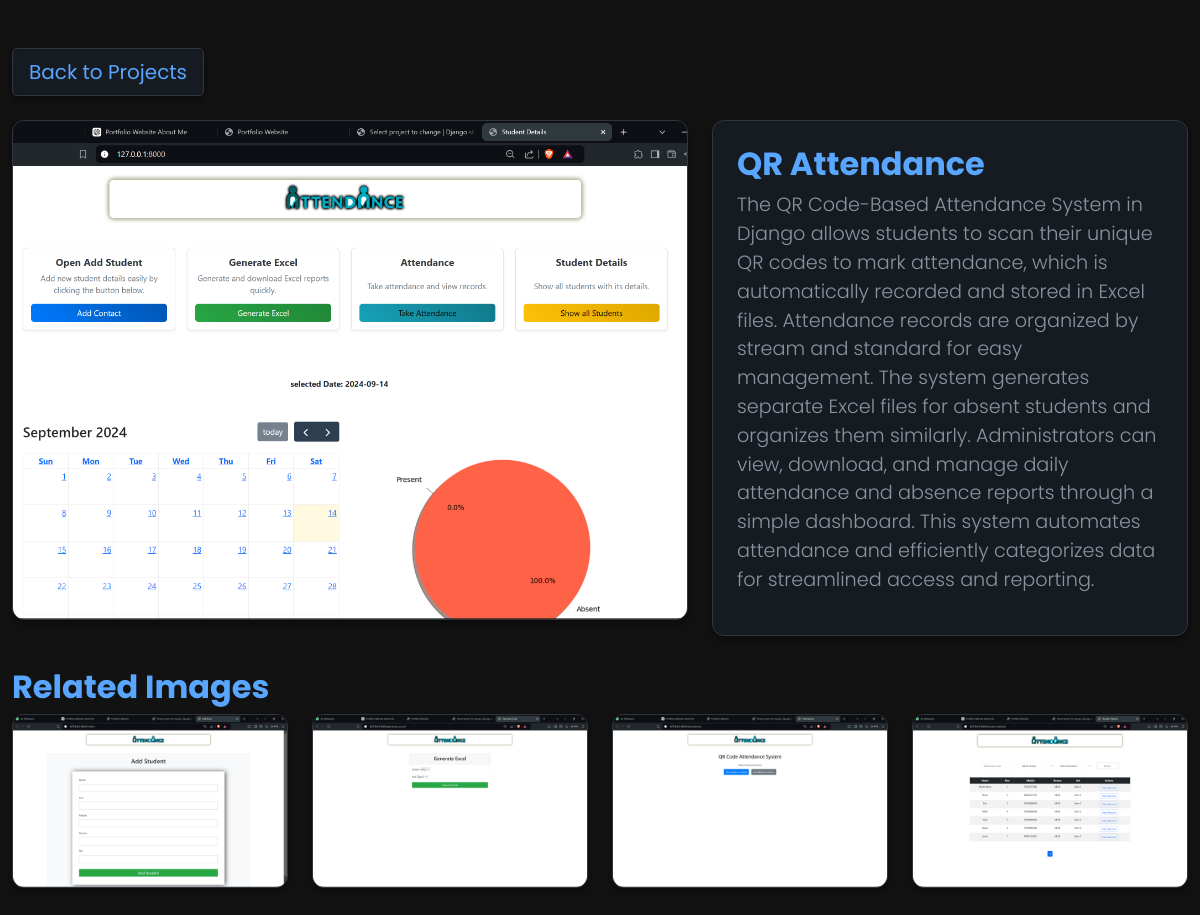
Screenshot of /project/2/ with the database file from the repository.
### home/models.py (models this page shows, shortened)
class Project(models.Model):
    name = models.CharField(max_length=200)
    description = models.TextField()
    image = models.ImageField(upload_to='projects/')

class ProjectImage(models.Model):
    project = models.ForeignKey(Project, related_name='images', on_delete=models.CASCADE)
    image = models.ImageField(upload_to='project_images/')

### home/views.py (the view)
# urls.py: path('project/<int:pk>/', views.project_detail, name='project_detail'),
def project_detail(request, pk):
    project = get_object_or_404(Project, pk=pk)
    return render(request, 'home/project_detail.html', {'project': project})

### home/templates/home/project_detail.html (shortened to what this page needs)
<!DOCTYPE html>
<html lang="en">
<head>
    {% load static %}
    <link rel="stylesheet" href="{% static 'assets/css/styles.css' %}">
    <link href='https://cdn.jsdelivr.net/npm/boxicons@2.0.5/css/boxicons.min.css' rel='stylesheet'>
    <link href='https://unpkg.com/boxicons@latest/css/boxicons.min.css' rel='stylesheet'>
    <link href="https://cdn.jsdelivr.net/npm/bootstrap@5.0.2/dist/css/bootstrap.min.css" rel="stylesheet">
</head>
<body>
<section class="project-details section py-5" id="project-details">
    <div class="container">
        <div class="row mb-4">
            <div class="col text-start">
                <a href="{% url 'home' %}" class="btn btn-lg back-button shadow-custom">
                     Back to Projects
                </a>
            </div>
        </div>
        <div class="row">
            <div class="col-md-7 mb-4">
                <div class="card white-card shadow-custom main-image">
                    <img src="{{ project.image.url }}" class="card-img-top" alt="{{ project.name }}">
                </div>
            </div>
            <div class="col-md-5">
                <div class="card shadow-custom p-4">
                    <h2 class="section-head">{{ project.name }}</h2>
                    <p class="lead">{{ project.description }}</p>
                </div>
            </div>
        </div>
         {% if project.images.all %}
        <div class="row mt-4">
            <h3 class="section-head">Related Images</h3>
            {% for image in project.images.all %}
                <div class="col-md-3 col-sm-6 mb-3">
                    <div class="card shadow-custom">
                        <img src="{{ image.image.url }}" class="card-img-top" alt="Related image" data-bs-toggle="modal" data-bs-target="#imageModal{{ forloop.counter }}">
                    </div>
                </div>
            {% endfor %}
        </div>
        {% endif %}
    </div>
</section>
</body>
</html>

### static/assets/css/styles.css (style rules this page uses)
:root { --header-height: 3rem; --font-semi: 600; --hue-color: 224; --first-color: hsl(var(--hue-color), 89%, 60%); --second-color: hsl(var(--hue-color), 56%, 12%); --body-font: "Poppins", sans-serif; --big-font-size: 2rem; --h2-font-size: 1.25rem; --normal-font-size: .938rem; --smaller-font-size: .75rem; --mb-2: 1rem; --mb-4: 2rem; --mb-5: 2.5rem; --mb-6: 3rem; --z-back: -10; --z-fixed: 100; }
@media screen and (min-width: 968px) { :root { --big-font-size: 3.5rem; --h2-font-size: 2rem; --normal-font-size: 1rem; --smaller-font-size: .875rem; } }
html { scroll-behavior: smooth; }
body { margin: var(--header-height) 0 0 0; font-family: var(--body-font); font-size: var(--normal-font-size); color: var(--second-color); }
h1, h2, p { margin: 0; }
a { text-decoration: none; }
img { max-width: 100%; height: auto; display: block; }
.section { padding-top: 3rem; padding-bottom: 2rem; }
@media screen and (min-width: 768px) { body { margin: 0; } }
@media screen and (min-width: 768px) { .section { padding-top: 4rem; padding-bottom: 3rem; } }

### home/templates/home/project_detail.html (style rules this page uses)
body { background-color: #121212; color: #c9d1d9; font-family: 'Poppins', sans-serif; }
.card-img-top { object-fit: cover; height: 100%; }
.card { border-radius: 0.75rem; overflow: hidden; background-color: #161b22; border: 1px solid #30363d; }
.white-card { background-color: #21262d; border: 1px solid #30363d; }
.section-head { font-size: 2rem; font-weight: 700; color: #58a6ff; }
.lead { font-size: 1.2rem; color: #8b949e; }
.container { max-width: 1200px; }
.main-image { height: 500px; }
.back-button { background-color: #161b22; color: #58a6ff; border: 1px solid #30363d; }
.shadow-custom { box-shadow: 0 4px 8px rgba(0, 0, 0, 0.4); }

### rows the page displays
Project: image (picture), name "QR Attendance", description "The QR Code-Based Attendance System in Django allows students to scan their unique QR codes to mark attendance, which is automatically recorded and stored in Excel files. Attendance records are organized by stream and standard for easy management. The system generates separate Excel files for absent students and organizes them similarly. Administrators can view, download, and manage daily attendance and absence reports through a simple dashboard. This system automates attendance and efficiently categorizes data for streamlined access and reporting."
ProjectImage: image (picture)
ProjectImage: image (picture)
ProjectImage: image (picture)
ProjectImage: image (picture)
